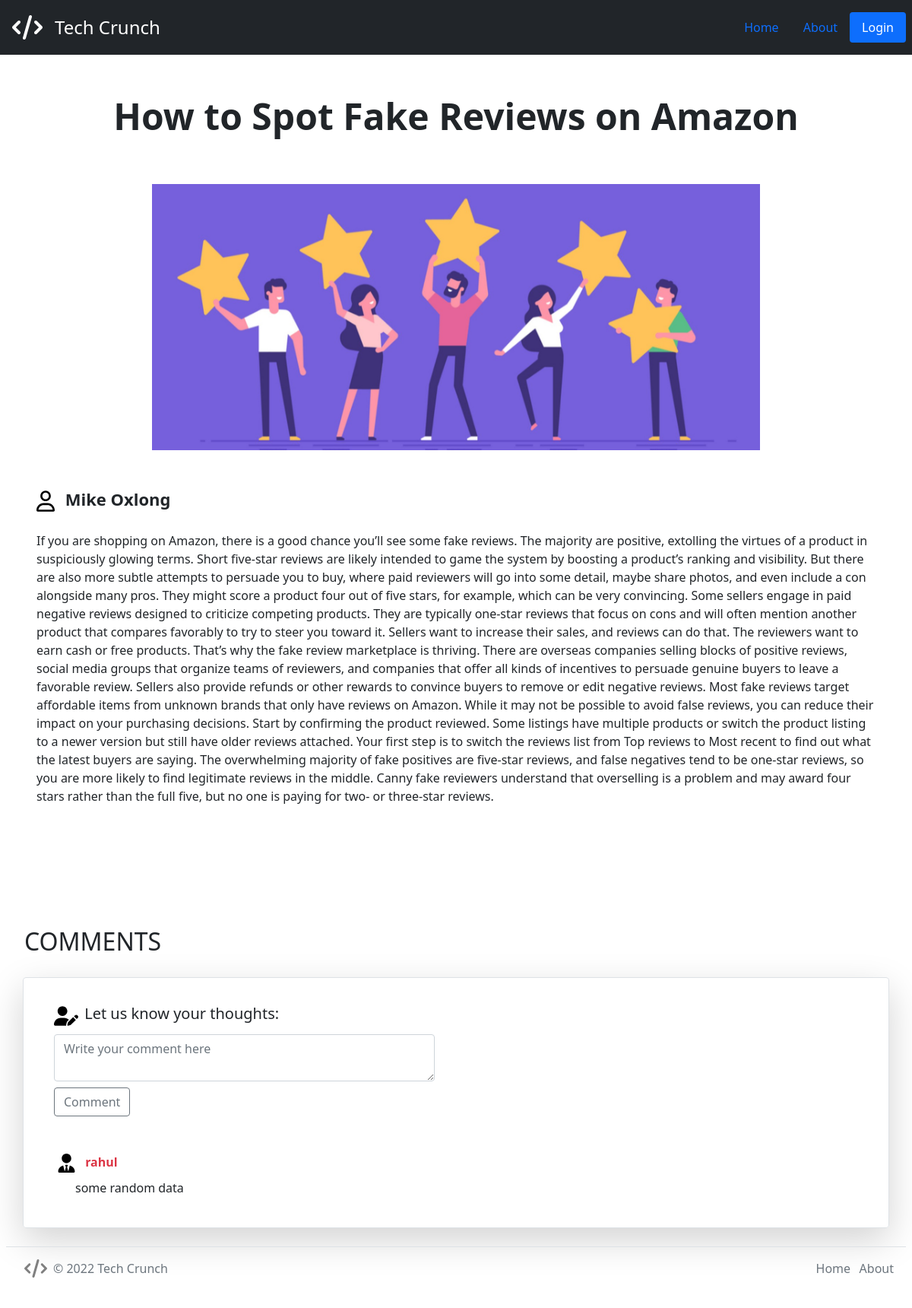
/blogs/7, run on the app's committed database.
### blogs/models.py (models this page shows, shortened)
class Blog(models.Model):
    title = models.CharField(max_length=70)
    author = models.CharField(max_length=30)
    info = models.TextField(max_length = 150 , default = "")
    content = RichTextField(blank = True , null = True)
    image = models.ImageField(default = "", null = True , upload_to = "images/")
    featured = models.BooleanField(default = False)

class Comment(models.Model):
    sno = models.AutoField(primary_key=True)
    user = models.ForeignKey(User, on_delete=models.CASCADE)
    blog = models.ForeignKey(Blog, on_delete=models.CASCADE)
    data = models.TextField()

### blogs/views.py (the view, shortened to what this page needs)
# urls.py: path('blogs/<int:id>' , blog_detail_view , name = 'blogs'),
def blog_detail_view(request , id):
    blog = Blog.objects.get(id = id)
    comments = Comment.objects.filter(blog=blog)
    context = {
        "blog" : blog,
        "comments" : comments
    }
    return render(request , "blog_detail.html" , context = context)

### blogs/templates/blog_detail.html (shortened to what this page needs)
{% extends 'base.html' %} {% block content %}
<div class="title-container my-0">
  <div class="px-4 py-1 my-5 text-center">
    <h1 class="display-5 fw-bold">{{blog.title}}</h1>
  </div>
</div>
<div class="content-container mb-5 pb-5">
  <img class="blog-image d-block mx-auto mb-2"
       src="/media/{{blog.image}}"
       alt="" />
  <div class="text-container mx-auto my-4">
    <div class="mx-4">
      <p style="font-size: 22px"
         class="username pb-2 pt-4 mt-3">
        <b>{{blog.author}}</b>
      </p>
      <div class="mx-4 mb-4 pb-4">
        <p style="font-size: 20px">{{blog.content|safe }}</p>
      </div>
    </div>
  </div>
</div>
<h2 class="my-4 mx-3 px-3 pb-1 ">COMMENTS</h2>
<div class="container-md py-4 border rounded shadow-lg">
  <div class="container-fluid col-md-6 offset-md-0 mt-2">
    <form class="mt-2 px-3"
          method = "POST">
      <div class="row">
        <div class="col-md-12 text-start">
          <header class="ms-1 d-inline"
                  style="font-size: 20px">
            Let us know your thoughts:
          </header>
        </div>
      </div>
      <div class="row mt-2">
        <div class="col-md-12">
          <textarea name="comment"
                    class="form-control"
                    id="comment"
                    rows="2"
                    placeholder="Write your comment here"></textarea>
        </div>
      </div>
      <div class="row mt-2">
        <div class="col-md-4 text-start">
          <button name="comment-button"
                  type="submit"
                  class="btn btn-outline-secondary">
            Comment
          </button>
        </div>
      </div>
    </form>
    <div class="row flex-column">
      {% for comment in comments %}
        <div class="col-md-12 mt-4 pt-4 px-3 mx-3">
          <div class="text-start col-12">
            <h6 class="ms-2 d-inline text-danger"><b>{{comment.user}}</b></h6>
          </div>
          <div class="col-11 text-start text-break mt-2 ms-4">
            <p>
              {{comment.data}}
            </p>
          </div>
        </div>
      {% endfor %}
    </div>
  </div>
</div>
{% endblock %}

### templates/base.html (style rules this page uses)
.blog-image { object-fit: cover; width: 800px; height: 350px; }

### data on the page
Blog: title "How to Spot Fake Reviews on Amazon", image (picture), author "Mike Oxlong", content "If you are shopping on Amazon, there is a good chance you’ll see some fake reviews. The majority are positive, extolling the virtues of a product in suspiciously glowing terms. Short five-star reviews are likely intended to game the system by boosting a product’s ranking and visibility. But there are also more subtle attempts to persuade you to buy, where paid reviewers will go into some detail, maybe share photos, and even include a con alongside many pros. They might score a product four out of five stars, for example, which can be very convincing. Some sellers engage in paid negative reviews designed to criticize competing products. They are typically one-star reviews that focus on cons…"
Comment: user "rahul", data "some random data"
